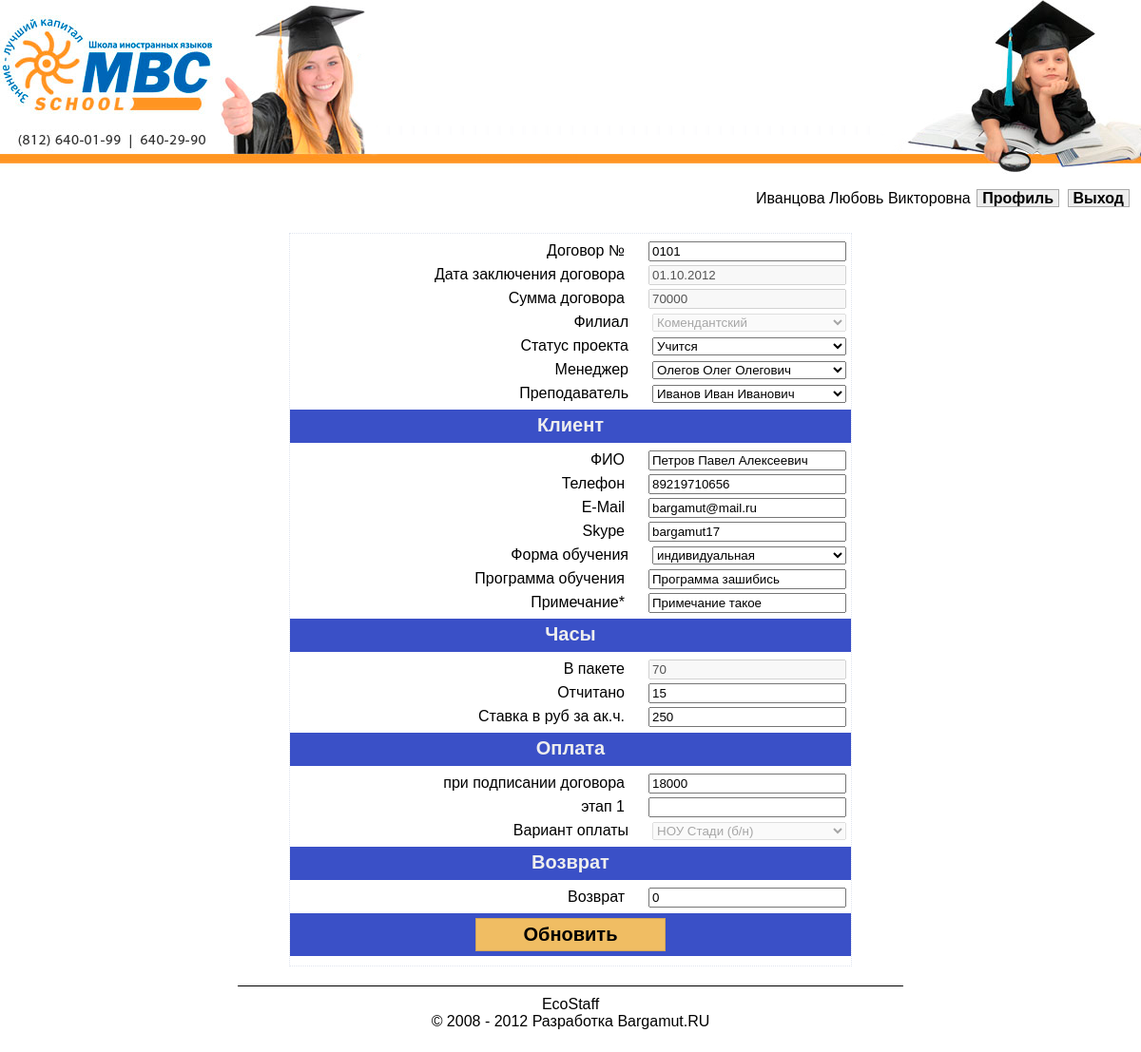
The app's page /project/index.php?p=1 (signed in) with its own data.
### tables this page shows
CREATE TABLE IF NOT EXISTS `projects` (
  `id` int(11) NOT NULL AUTO_INCREMENT COMMENT 'ID проекта',
  `clientid` int(11) NOT NULL COMMENT 'ID клиента',
  `fid` int(11) NOT NULL COMMENT 'ID филиала проекта',
  `number` int(4) unsigned zerofill NOT NULL DEFAULT '0000' COMMENT 'Номер проекта',
  `hours` smallint(3) NOT NULL COMMENT 'Количество часов в пакете',
  `hours2` smallint(3) NOT NULL DEFAULT '0' COMMENT 'Количество часов отчитанных',
  `form` int(11) NOT NULL COMMENT 'ID формы обучения',
  `programm` varchar(1000) NOT NULL COMMENT 'Программа обучения',
  `payvariant` int(11) NOT NULL COMMENT 'ID варианта оплаты',
  `tid` int(11) NOT NULL COMMENT 'ID преподавателя',
  `wagerate` int(5) NOT NULL COMMENT 'Ставка за академический час',
  `cost` mediumint(10) NOT NULL COMMENT 'Сумма договора',
  `payed` mediumint(10) NOT NULL COMMENT 'Оплаченная сумма',
  `mid` int(11) NOT NULL COMMENT 'ID менеджера',
  `date` date NOT NULL DEFAULT '0000-00-00' COMMENT 'Дата заключения договора',
  `status` tinyint(1) NOT NULL DEFAULT '1' COMMENT 'Статус проекта',
  `return` int(10) NOT NULL COMMENT 'Сумма возврата',
  PRIMARY KEY (`id`)
);

CREATE TABLE IF NOT EXISTS `clients` (
  `id` int(11) NOT NULL AUTO_INCREMENT COMMENT 'ID клиента',
  `fio` char(255) NOT NULL COMMENT 'ФИО клиента',
  `phone` char(18) NOT NULL COMMENT 'Телефон клиента',
  `email` char(50) NOT NULL COMMENT 'E-Mail клиента',
  `skype` char(15) NOT NULL COMMENT 'Skype клиента',
  `note` varchar(250) NOT NULL COMMENT 'Примечание',
  PRIMARY KEY (`id`)
);

CREATE TABLE IF NOT EXISTS `projects_pays` (
  `id` int(11) NOT NULL AUTO_INCREMENT COMMENT 'ID платежа',
  `mid` int(11) NOT NULL DEFAULT '0' COMMENT 'ID менеджера',
  `pid` int(11) NOT NULL DEFAULT '0' COMMENT 'ID проекта',
  `pay` mediumint(10) NOT NULL DEFAULT '0' COMMENT 'Сумма платежа',
  `payvariant` int(11) NOT NULL DEFAULT '0' COMMENT 'Способ оплаты',
  `date` date NOT NULL DEFAULT '0000-00-00' COMMENT 'Дата платежа',
  PRIMARY KEY (`id`)
);

### top.php (called while the page is built, shortened)
<?php include('eng/site.conf.php');
if ($USER->already_login()) {
    $userinfo = $_SESSION['USER'];
    $userinfo['logined'] = true;
} else {
    if ($_SERVER['REQUEST_URI'] != '/auth/') {
        header('Location: http://' . $_SERVER['SERVER_NAME'] . '/auth/');
    }
}
?>

### eng/site.conf.php (called while the page is built, shortened)
<?php
include_once('api/api.site.php');
include_once('api/api.database.php');
include_once('api/api.users.php');
$SITE   = new Site();
$DB     = new Database();
$USER   = new Users($DB);
?>

### eng/api/api.users.php (called while the page is built, shortened)
<?php
class Users {
    function userTab($uname) {
        $res = file_get_contents(SITE_ROOT.'/tpl/userTab.html');
        $res = str_replace('{uname}',           $uname, $res);
        $res = str_replace('{AUTH_PROFILE}',    AUTH_PROFILE, $res);
        $res = str_replace('{AUTH_EXIT}',       AUTH_EXIT, $res);
        return $res;
    }
}

### eng/api/api.database.php (called while the page is built, shortened)
<?php
class Database {
    function db_query() {
        $args = func_get_args();
        if (func_num_args() >= 1) {
            $q = array_shift($args);
            if (count($args) == 1) {
                $p = array_shift($args);
            }
            if (isset($p)){
                if (!is_array($p)) {
                    $p = array($p);
                }
                $q = $this->quoteSet($q);
                foreach($p as $k => $v) {
                    $p[$k] = $this->strFormat($v);
                }
                $q = vsprintf($q, $p);
            }
            $r = mysql_query($q) or die(mysql_error());
            $r = $this->db_make_result($r, $q);
        } else {
            $r = 'Нет нужных данных!';
        }
        return $r;
    }
    private function quoteSet($q) {
        $q = preg_replace_callback(
            '/(%?)(%[sd])(:\w+)?(%?)/i',
            function($m) {
                $r = ($m[2] == '%s' || ($m[2] == '%d' && $m[3] == ':like')) ?
                    "'" . $m[1].$m[1].$m[2].$m[4].$m[4] . "'"
                    :   $m[1].$m[1].$m[2].$m[4].$m[4];
                return $r;
            },
            $q);
        return $q;
    }
    private function strFormat($str) {
        $str = htmlspecialchars(mysql_real_escape_string($str));
        return $str;
    }
    private function db_make_result($r, $q) {
        $result = array();
        if (preg_match('/^SELECT/i', $q)) {
            if (mysql_num_rows($r) == 1) {
                $result[] = mysql_fetch_assoc($r);
            } else if (mysql_num_rows($r) > 1) {
                while ($row = mysql_fetch_assoc($r)) {
                    $result[] = $row;
                }
            }
        }
        return $result;
    }
}
?>

### eng/api/api.site.php (called while the page is built, shortened)
<?php
class Site{
    function dateFormat($strdate, $format = 'd.m.y') {
        return date($format, strtotime($strdate));
    }
}

### project/index.php (the view, shortened to what this page needs)
<?php
include('../top.php');?>
<!DOCTYPE html>
<html>
<head>
    <link rel="stylesheet" type="text/css" href="../css/ui/redmond/jquery-ui.css" />
    <link rel="stylesheet" type="text/css" href="../css/default.css" />
    <link rel="stylesheet" type="text/css" href="../css/auth.css" />
    <link rel="stylesheet" type="text/css" href="../css/project.css" />
</head>
<body>
<div class="main ">
    <div class="header">
        <?=SITE_LOGO?>
    </div>
    <div class="usertab">
        <?php if ($userinfo['logined']) { echo $USER->userTab($userinfo['UNAME']); }?>
    </div>
    <div class="content">
        <form name="projEdit" method="post" action="action.php" enctype="multipart/form-data">
            <?php
            function tplSelect($needle, $key, $ind) {
                $r = '';
                foreach ($needle as $k => $v) {
                        $s = $v['id'] == $key ? 'selected' : '';
                        $r .= '<option '.$s.' value="'.$v['id'].'">'.$v[$ind].'</option>';
                }
                return $r;
            }
            function setPays($arrPays){
                $res = '';
                $label = 'при подписании договора';
                $n = 0;
                if (!empty($arrPays[0])) {
                    foreach($arrPays as $k => $v) {
                        if ($v['date'] > '0000-00-00') {
                            $res .= '<li><label>' . $label . '</label><input class="payed" name="oldpays[]" type="text" value="' . $v['pay'] . '"></li>';
                            $label = 'этап ' . ($k + 1);
                            $n++;
                        }
                    }
                }
                if ($n < 4) {
                    $res .= '<li><label>' . $label . '</label><input class="newpay" name="pay" type="text" value=""></li>';
                }
                return $res;
            }
            if (!empty($_GET['p'])) {
                $project        = $DB->db_query('SELECT * FROM projects WHERE `id`=%d LIMIT 1', $_GET['p']);
                $p_pays         = $DB->db_query('SELECT `pay`, `date` FROM projects_pays WHERE `pid`=%d ORDER BY `id` LIMIT 4', $project[0]['id']);
                $client         = $DB->db_query('SELECT * FROM clients WHERE `id`=%d LIMIT 1', $project[0]['clientid']);
                $pays = setPays($p_pays);
            }
            $p_payvariants  = $DB->db_query('SELECT * FROM projects_payvariants');
            $p_status       = $DB->db_query('SELECT * FROM projects_status');
            $managers       = $DB->db_query('SELECT `id`, `fio` FROM users_bio');
            $teachers       = $DB->db_query('SELECT `id`, `fio` FROM teachers');
            $filials        = $DB->db_query('SELECT * FROM filial');
            $p_forms        = $DB->db_query('SELECT * FROM projects_form');
            $teachers       = '<option value="0">В ожидании</option>' . tplSelect($teachers,      $project[0]['tid'],         'fio');
            $filials        = tplSelect($filials,       $project[0]['fid'],         'name');
            $p_forms        = tplSelect($p_forms,       $project[0]['form'],        'name');
            $managers       = tplSelect($managers,      $project[0]['mid'],         'fio');
            $p_payvariants  = tplSelect($p_payvariants, $project[0]['payvariant'],  'name');
            $p_status       = tplSelect($p_status,      $project[0]['status'],      'name');
            if (isset($project[0]['date'])) { $project[0]['date'] = $SITE->dateFormat($project[0]['date'], 'd.m.Y'); }
            $edit_tpl = file_get_contents(SITE_ROOT.'/tpl/forms/projForm.html');
            $edit_tpl = str_replace('{number}',     $project[0]['number'], $edit_tpl);
            $edit_tpl = str_replace('{date}',       $project[0]['date'],   $edit_tpl);
            $edit_tpl = str_replace('{cost}',       $project[0]['cost'],   $edit_tpl);
            $edit_tpl = str_replace('{filial}',     $filials,           $edit_tpl);
            $edit_tpl = str_replace('{status}',     $p_status,          $edit_tpl);
            $edit_tpl = str_replace('{manager}',    $managers,          $edit_tpl);
            $edit_tpl = str_replace('{teacher}',    $teachers,          $edit_tpl);
            $edit_tpl = str_replace('{fio}',        $client[0]['fio'],     $edit_tpl);
            $edit_tpl = str_replace('{phone}',      $client[0]['phone'],   $edit_tpl);
            $edit_tpl = str_replace('{email}',      $client[0]['email'],   $edit_tpl);
            $edit_tpl = str_replace('{note}',       $client[0]['note'],    $edit_tpl);
            $edit_tpl = str_replace('{skype}',      $client[0]['skype'],   $edit_tpl);
            $edit_tpl = str_replace('{form}',       $p_forms,           $edit_tpl);
            $edit_tpl = str_replace('{programm}',   $project[0]['programm'],   $edit_tpl);
            $edit_tpl = str_replace('{hours}',      $project[0]['hours'],  $edit_tpl);
            $edit_tpl = str_replace('{hours2}',     $project[0]['hours2'], $edit_tpl);
            $edit_tpl = str_replace('{wagerate}',   $project[0]['wagerate'],   $edit_tpl);
            $edit_tpl = str_replace('{pays}',       $pays,              $edit_tpl);
            $edit_tpl = str_replace('{payvariant}', $p_payvariants,     $edit_tpl);
            $edit_tpl = str_replace('{return}',     $project[0]['return'], $edit_tpl);
            echo $edit_tpl;
            ?>
        </form>
    </div>
    <div class="push"></div>
</div>
<div class="footer">
    <hr />
    <?=CREDITS?>
    <?=DEVELOPERS?>
</div>
</body>
</html>

### css/default.css (style rules this page uses)
html, body { height: 100%; margin: 0px; padding: 0px; font-family: Tahoma, Arial; }
hr { color: #000; background-color: #000; border: 0px none; height: 1px; clear: both; margin: 0px; }
.button { background-color: #eee; border: 1px #aaa solid; font-weight: bold; cursor: pointer; }
.main { min-height: 100%; height: auto !important; height: 100%; width: 100%; margin: 0px 0px -70px; }
.header { position: relative; height: 190px; background: url('/img/default/logo2.png') no-repeat top right; margin-bottom: 5px; }
.logo1 { border: 0px; }
.usertab { height: 30px; padding: 5px 10px; text-align: right; }
.content { padding: 5px 10px 15px; }
.footer, .push { height: 70px; width: 900px; margin: 0px auto; text-align: center; }
.footer hr { width: 700px; margin: 0 auto 10px; }

### css/auth.css (style rules this page uses)
#maProfile, #maExit { color: #000; padding: 0px 5px; margin: 0px 2px; text-align: center; text-decoration: none; }

### css/project.css (style rules this page uses)
ul { width: 50%; margin: 5px auto; padding: 5px 0px; list-style: none; border: 1px #DFE4EE dotted; }
ul li { padding: 0px 5px 0px 10px; clear: both; text-align: right; }
ul li label { line-height: 25px; padding: 0px 25px 0px 0px; }
ul li input { width: 200px; }
ul li select { width: 204px; }
ul li.subhead { height: 25px; }
ul li.subhead, ul li.submit { margin: 5px 0px; padding: 5px 0px; background-color: #3A50C7; color: #EEE; text-align: center; font-size: 20px; font-weight: bold; }
ul li.submit .btn { padding: 5px 10px; font-size: 20px; font-weight: bold; cursor: pointer; }
ul li.submit .submEdit { border: 1px #D3A558 solid; background-color: #F0BD63; }

### records on screen
projects: number "0101", date "01.10.2012", cost "70000", status "Учится", form "индивидуальная", programm "Программа зашибись", hours "70", hours2 "15", wagerate "250", payvariant "НОУ Стади (б/н)", return "0"
clients: fio "Петров Павел Алексеевич", phone "89219710656", email "bargamut@mail.ru", skype "bargamut17", note "Примечание такое"
projects_pays: pay "18000"

### other values on screen
$USER->userTab($userinfo['UNAME']) "Иванцова Любовь Викторовна Профиль Выход"
$label "этап 1"
CREDITS "EcoStaff © 2008 - 2012"
DEVELOPERS "Разработка Bargamut.RU"
